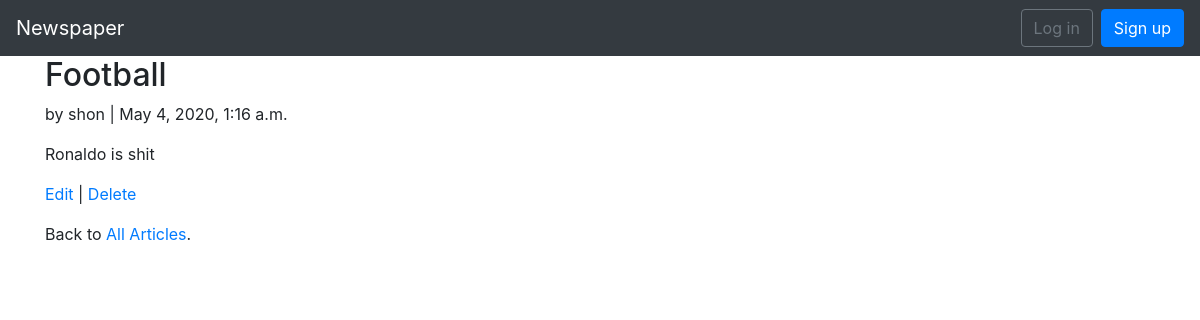
The app's page /articles/3/ with its own data.
### articles/models.py (models this page shows, shortened)
class Article(models.Model):
    title = models.CharField(max_length= 255)
    body = models.TextField()
    date = models.DateTimeField(auto_now_add=True)
    author = models.ForeignKey(
    settings.AUTH_USER_MODEL,
    on_delete=models.CASCADE,)

### users/models.py (models this page shows)
class CustomUser(AbstractUser):
    age = models.PositiveIntegerField(default= 0)

### articles/views.py (the view)
# urls.py: path('<int:pk>/',views.ArticleDetailView.as_view(), name='article_detail'),
class ArticleDetailView(DetailView):
    model = models.Article
    template_name = 'article_detail.html'
    login_url = 'login'

### templates/article_detail.html
{% extends 'base.html' %}
{% block content %}
<div class="article-entry">
<h2>{{ object.title }}</h2>
<p>by {{ object.author }} | {{ object.date }}</p>
<p>{{ object.body }}</p>
</div>
<p><a href="{% url 'article_edit' article.pk %}">Edit</a> | <a href="{% url 'article_delete' article.pk %}">Delete</a></p>
<p>Back to <a href="{% url 'article_list' %}">All Articles</a>.</p>
{% endblock content %}

### records on screen
Article: title "Football", author "shon", date "May 4, 2020, 1:16 a.m.", body "Ronaldo is shit"
